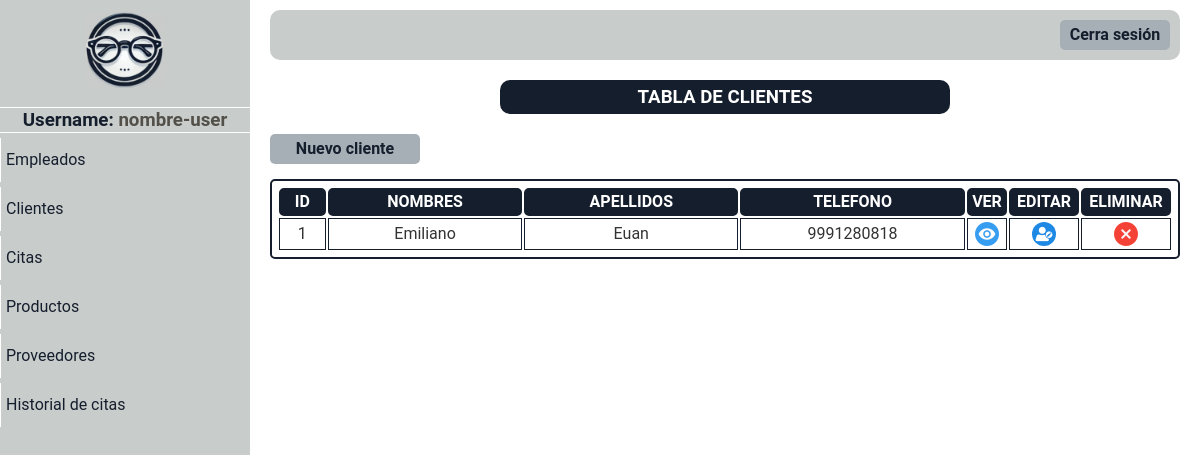
The page /paginas/mostrar_clientes.php on the database as committed earlier.
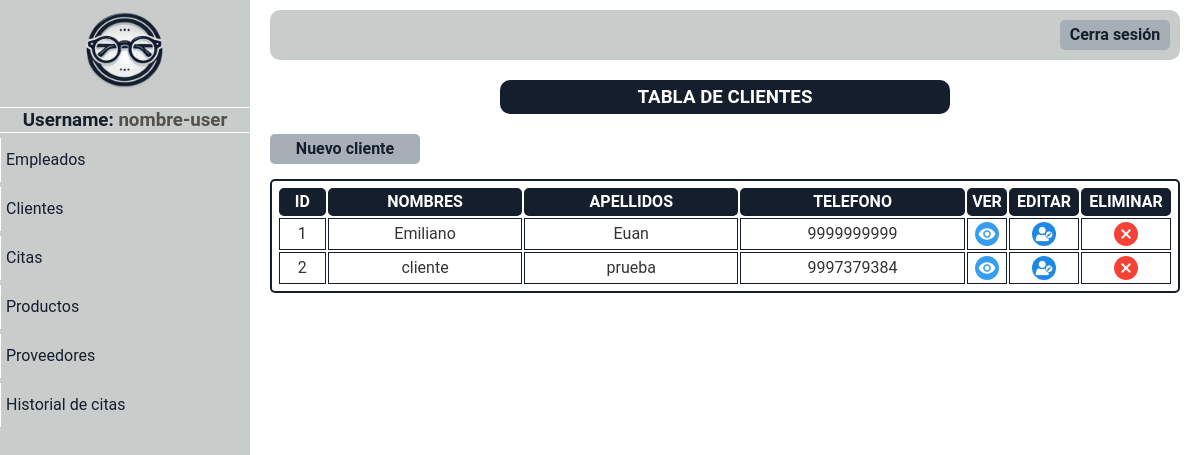
The same page on the database as committed later.
### tables this page shows
CREATE TABLE `clientes` (
  `id_cliente` int(5) NOT NULL,
  `nombres` varchar(100) DEFAULT NULL,
  `apellidos` varchar(100) DEFAULT NULL,
  `correo` varchar(100) DEFAULT NULL,
  `telefono` varchar(15) DEFAULT NULL,
  `direccion` varchar(255) DEFAULT NULL,
  `preescripcion` text DEFAULT NULL,
  `contrasena` varchar(255) DEFAULT NULL,
  `verificado` varchar(10) DEFAULT NULL,
  `rol` varchar(50) DEFAULT NULL,
  `libre` int(11) DEFAULT NULL,
  `libre2` int(11) DEFAULT NULL
);

### paginas/mostrar_clientes.php (the view, shortened to what this page needs)
<!DOCTYPE html>
<html lang="en">
<head>
</head>
<body>
    <?php include "menu_panel.php" ?>
    <div class="usuarios-content main-content">
        <div class="titulo">
            <h3>TABLA DE CLIENTES</h3>
        </div>
        <div class="opciones-btn">
            <div class="btn-nuevo-cliente btn">
                <a href="registrar_cliente.php">Nuevo cliente</a>
            </div>
        </div>
        <table>
            <tr>
                <th>ID</th>
                <th>NOMBRES</th>
                <th>APELLIDOS</th>
                <th>TELEFONO</th>
                <th>VER</th>
                <th>EDITAR</th>
                <th>ELIMINAR</th>
            </tr>
            <?php
            require "../php/conexion.php";
            $datos_usuario = "SELECT * FROM clientes ORDER BY id_cliente ASC";
            $resultado = mysqli_query($conectar, $datos_usuario);
            while ($fila = mysqli_fetch_assoc($resultado)) { ?>
                <tr>
                    <td> <?php echo "$fila[id_cliente]" ?></td>
                    <td> <?php echo "$fila[nombres]" ?></td>
                    <td> <?php echo "$fila[apellidos]" ?></td>
                    <td> <?php echo "$fila[telefono]" ?></td>
                    <td class="btn-ver"> <a href="/paginas/ver_cliente.php?id=<?php echo $fila['id_cliente']; ?>"><img src="/imagenes/ojo.png" alt=""></a></td>
                    <td class="btn-editar"> <a href="/paginas/editar_cliente.php?id=<?php echo $fila['id_cliente']; ?>"><img src="/imagenes/edit.png" alt=""></a></td>
                    <td class="btn-eliminar"> <a href="#" onClick="validar('../php/delete_cliente.php?id=<?php echo $fila['id_cliente']; ?>','<?php echo $fila['nombres']." ".$fila['apellidos']; ?>');"><img src="/imagenes/borrar.png" alt=""></a></td>
                </tr>
            <?php
            }
            ?>
        </table>
    </div>
</body>
</html>

Rows that differ between the two databases and show on the page:
changed clientes "Emiliano": telefono "9991280818" → "9999999999"
added clientes: id_cliente "2", nombres "cliente", apellidos "prueba", telefono "9997379384"
